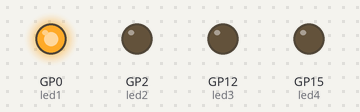
This program was run on a simulated Raspberry Pi Pico running MicroPython. Shown: output pins drawn as LEDs (lit = HIGH).

Above: at 1.0 s.
At 3.0 s:
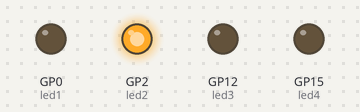
At 5.0 s:
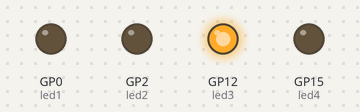
At 7.0 s:
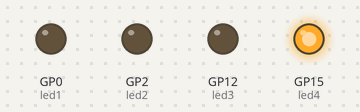
Timing chart, 0 to 10.4 s (numbered marks = the images above):
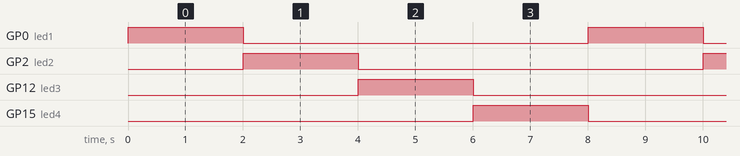

Measured:
- by itself, GP0 (led1), GP2 (led2), GP12 (led3), GP15 (led4): alternates HIGH for 2.0 s and LOW for 6.0 s
- by itself, everything shown: repeats every 8.0 s, in 4 steps

The program:

led_4.py
```python
import machine
import utime

led1 = machine.Pin(0,machine.Pin.OUT)
led2 = machine.Pin(2, machine.Pin.OUT)
led3 = machine.Pin(12, machine.Pin.OUT)
led4 = machine.Pin(15, machine.Pin.OUT)


while True:
  led1.toggle()
  utime.sleep(2)

  led1.value(0)

  led2.toggle()
  utime.sleep(2)

  led2.value(0)

  led3.toggle()
  utime.sleep(2)

  led3.value(0)

  led4.toggle()
  utime.sleep(2)

  led4.value(0)
```
